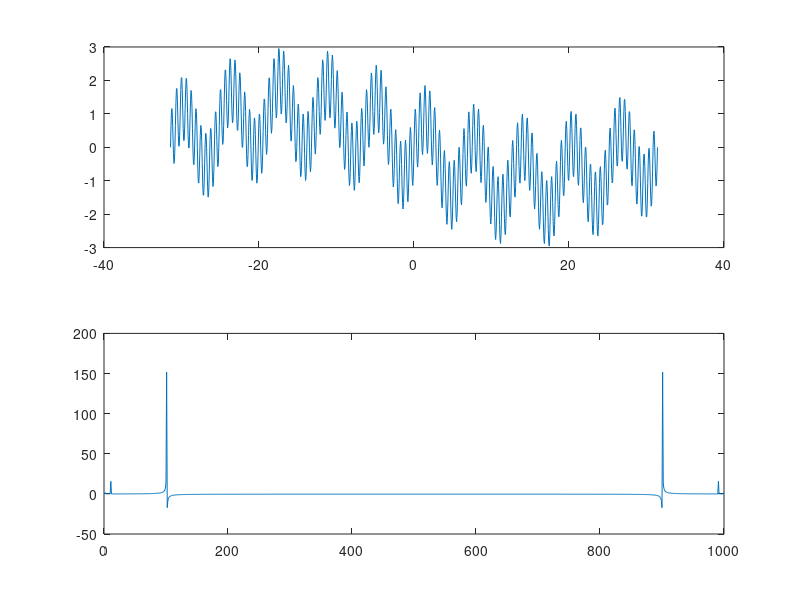

MATLAB code for this plot: (Note: this script raises an error after producing the figure.)
close all

X = linspace(-10*pi,10*pi,1000);
S = sin(X) + sin(10*X) + sin(100*X);

subplot(2,1,1);
plot(X,S);  %plot sin function

Fx = real (fft (S) );

subplot(2,1,2);
plot(Fx);   %plot transform


figure; 

syms t; 
f = sin(t) + sin(10*t) + sin (100*t); 

subplot(2,1,1);
fplot(f);

ft_f = real ( fourier(f) ); 
subplot(2,1,2);
fplot(ft_f);